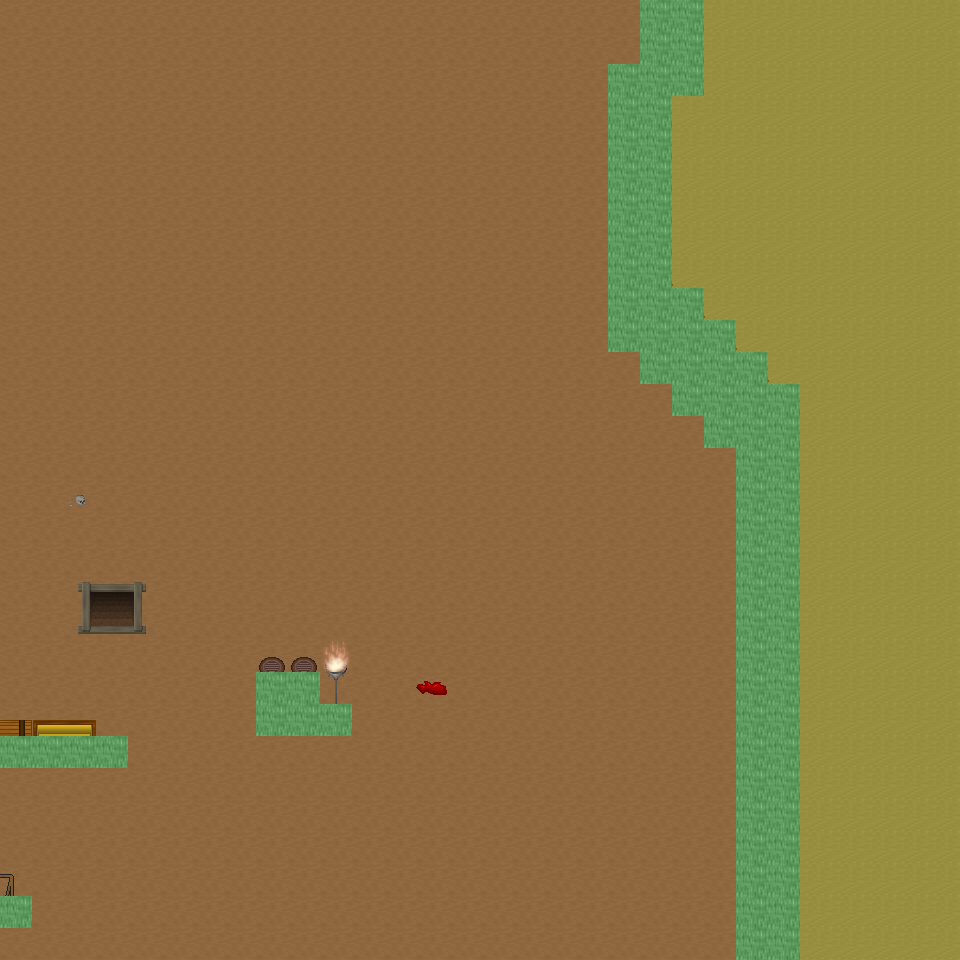

Rendered tile map (Tiled .tmx) drawn with the repository's tilesets; below, a short description and the map source with its tile grids summarised:
An orthogonal 30x30 tile map with 32x32 px tiles, 6 tile layers (Ground, Object, Object2, Above, ...), 31 tilesets and 8 objects (8x mapExit).

<map version="1.0" orientation="orthogonal" renderorder="right-down" width="30" height="30" tilewidth="32" tileheight="32" nextobjectid="9">
  <tileset firstgid="1" name="tileset_ground_ground" tilewidth="32" tileheight="32" tilecount="33" columns="3">
    <image source="../drawable/tileset_ground_ground.png" width="96" height="352" />
  </tileset>
  <tileset firstgid="34" name="tileset_ground_ridge_earth_dark" tilewidth="32" tileheight="32" tilecount="96" columns="12">
    <image source="../drawable/tileset_ground_ridge_earth_dark.png" width="384" height="256" />
  </tileset>
  <tileset firstgid="130" name="tileset_furniture_light_iron_lamp" tilewidth="32" tileheight="32" tilecount="3" columns="1">
    <image source="../drawable/tileset_furniture_light_iron_lamp.png" width="32" height="96" />
  </tileset>
  <tileset firstgid="133" name="tileset_furniture_light_dark_torch" tilewidth="32" tileheight="32" tilecount="8" columns="2">
    <image source="../drawable/tileset_furniture_light_dark_torch.png" width="64" height="128" />
  </tileset>
  <tileset firstgid="141" name="tileset_furniture_light_flames" tilewidth="32" tileheight="32" tilecount="6" columns="6">
    <image source="../drawable/tileset_furniture_light_flames.png" width="192" height="32" />
  </tileset>
  <tileset firstgid="147" name="tileset_item_corpse_skeleton" tilewidth="32" tileheight="32" tilecount="4" columns="2">
    <image source="../drawable/tileset_item_corpse_skeleton.png" width="64" height="64" />
  </tileset>
  <tileset firstgid="151" name="tileset_item_blood_floor_stains_2" tilewidth="32" tileheight="32" tilecount="4" columns="2">
    <image source="../drawable/tileset_item_blood_floor_stains_2.png" width="64" height="64" />
  </tileset>
  <tileset firstgid="155" name="tileset_item_chest_large" tilewidth="32" tileheight="32" tilecount="8" columns="4">
    <image source="../drawable/tileset_item_chest_large.png" width="128" height="64" />
  </tileset>
  <tileset firstgid="163" name="tileset_item_armor_sword_rack" tilewidth="32" tileheight="32" tilecount="4" columns="2">
    <image source="../drawable/tileset_item_armor_sword_rack.png" width="64" height="64" />
  </tileset>
  <tileset firstgid="167" name="tileset_item_armor_weapons_rack" tilewidth="32" tileheight="32" tilecount="18" columns="9">
    <image source="../drawable/tileset_item_armor_weapons_rack.png" width="288" height="64" />
  </tileset>
  <tileset firstgid="185" name="tileset_item_pot_barrel_tall" tilewidth="32" tileheight="32" tilecount="2" columns="1">
    <image source="../drawable/tileset_item_pot_barrel_tall.png" width="32" height="64" />
  </tileset>
  <tileset firstgid="187" name="tileset_item_pot_pot_tall" tilewidth="32" tileheight="32" tilecount="2" columns="1">
    <image source="../drawable/tileset_item_pot_pot_tall.png" width="32" height="64" />
  </tileset>
  <tileset firstgid="189" name="tileset_ground_rock_pebbles" tilewidth="32" tileheight="32" tilecount="3" columns="1">
    <image source="../drawable/tileset_ground_rock_pebbles.png" width="32" height="96" />
  </tileset>
  <tileset firstgid="192" name="tileset_item_corpse_skull_dark" tilewidth="32" tileheight="32" tilecount="2" columns="2">
    <image source="../drawable/tileset_item_corpse_skull_dark.png" width="64" height="32" />
  </tileset>
  <tileset firstgid="194" name="tileset_ground_ladder_horizontal_dark" tilewidth="32" tileheight="32" tilecount="3" columns="1">
    <image source="../drawable/tileset_ground_ladder_horizontal_dark.png" width="32" height="96" />
  </tileset>
  <tileset firstgid="197" name="tileset_ground_fire_fire" tilewidth="32" tileheight="32" tilecount="27" columns="3">
    <image source="../drawable/tileset_ground_fire_fire.png" width="96" height="288" />
  </tileset>
  <tileset firstgid="224" name="tileset_ground_cobbled_paving" tilewidth="32" tileheight="32" tilecount="1" columns="1">
    <image source="../drawable/tileset_ground_cobbled_paving.png" width="32" height="32" />
  </tileset>
  <tileset firstgid="225" name="tileset_plant_stump_int_small_stump" tilewidth="32" tileheight="32" tilecount="1" columns="1">
    <image source="../drawable/tileset_plant_stump_int_small_stump.png" width="32" height="32" />
  </tileset>
  <tileset firstgid="226" name="tileset_furniture_table_tree_stump_table" tilewidth="32" tileheight="32" tilecount="4" columns="2">
    <image source="../drawable/tileset_furniture_table_tree_stump_table.png" width="64" height="64" />
  </tileset>
  <tileset firstgid="230" name="tileset_logic_collision" tilewidth="32" tileheight="32" tilecount="1" columns="1">
    <image source="../drawable/tileset_logic_collision.png" width="32" height="32" />
  </tileset>
  <tileset firstgid="231" name="tileset_ground_ladder_vertical_dark" tilewidth="32" tileheight="32" tilecount="3" columns="3">
    <image source="../drawable/tileset_ground_ladder_vertical_dark.png" width="96" height="32" />
  </tileset>
  <tileset firstgid="234" name="tileset_logic_creature_animal" tilewidth="32" tileheight="32" tilecount="32" columns="8">
    <image source="../drawable/tileset_logic_creature_animal.png" width="256" height="128" />
  </tileset>
  <tileset firstgid="266" name="tileset_logic_creature_human_barbarian" tilewidth="32" tileheight="32" tilecount="7" columns="7">
    <image source="../drawable/tileset_logic_creature_human_barbarian.png" width="224" height="32" />
  </tileset>
  <tileset firstgid="273" name="tileset_ground_ladder_steps" tilewidth="32" tileheight="32" tilecount="6" columns="3">
    <image source="../drawable/tileset_ground_ladder_steps.png" width="96" height="64" />
  </tileset>
  <tileset firstgid="279" name="tileset_logic_portal" tilewidth="32" tileheight="32" tilecount="24" columns="8">
    <image source="../drawable/tileset_logic_portal.png" width="256" height="96" />
  </tileset>
  <tileset firstgid="303" name="tileset_ground_earth_edges_yellowgreen" tilewidth="32" tileheight="32" tilecount="15" columns="5">
    <image source="../drawable/tileset_ground_earth_edges_yellowgreen.png" width="160" height="96" />
  </tileset>
  <tileset firstgid="318" name="tileset_plant_grasses" tilewidth="32" tileheight="32" tilecount="6" columns="3">
    <image source="../drawable/tileset_plant_grasses.png" width="96" height="64" />
  </tileset>
  <tileset firstgid="324" name="tileset_light_yellow_light_5x5" tilewidth="32" tileheight="32" tilecount="25" columns="5">
    <image source="../drawable/tileset_light_yellow_light_5x5.png" width="160" height="160" />
  </tileset>
  <tileset firstgid="349" name="tileset_light_dim_yellow_light_7x5" tilewidth="32" tileheight="32" tilecount="35" columns="7">
    <image source="../drawable/tileset_light_dim_yellow_light_7x5.png" width="224" height="160" />
  </tileset>
  <tileset firstgid="384" name="tileset_item_firewood" tilewidth="32" tileheight="32" tilecount="12" columns="3">
    <image source="../drawable/tileset_item_firewood.png" width="96" height="128" />
  </tileset>
  <tileset firstgid="396" name="tileset_logic_creature_insect" tilewidth="32" tileheight="32" tilecount="5" columns="5">
    <image source="../drawable/tileset_logic_creature_insect.png" width="160" height="32" />
  </tileset>
  <layer name="Ground" width="30" height="30">
    <data>[900 cells, 900 non-empty, 2 distinct tile ids]</data>
  </layer>
  <layer name="Object" width="30" height="30">
    <data>[900 cells, 84 non-empty, 23 distinct tile ids]</data>
  </layer>
  <layer name="Object2" width="30" height="30">
    <data>[900 cells, 7 non-empty, 4 distinct tile ids]</data>
  </layer>
  <layer name="Above" width="30" height="30">
    <data>[900 cells, 10 non-empty, 7 distinct tile ids]</data>
  </layer>
  <layer name="Above2" width="30" height="30">
    <data>[900 cells, 1 non-empty, 1 distinct tile ids]</data>
  </layer>
  <layer name="Walkable" width="30" height="30">
    <data>[900 cells, 79 non-empty, 1 distinct tile ids]</data>
  </layer>
  <objectgroup name="MapEvents">
    <object id="1" name="north" type="mapExit" x="0" y="0" width="640" height="32">
      <properties>
        <property name="map" value="level_0_x206_y8" />
        <property name="x" value="0" />
        <property name="y" value="28" />
      </properties>
    </object>
    <object id="2" name="north2" type="mapExit" x="704" y="0" width="256" height="32">
      <properties>
        <property name="map" value="level_0_x206_y8" />
        <property name="x" value="22" />
        <property name="y" value="28" />
      </properties>
    </object>
    <object id="3" name="south" type="mapExit" x="0" y="928" width="736" height="32">
      <properties>
        <property name="map" value="level_0_x206_y10" />
        <property name="x" value="0" />
        <property name="y" value="1" />
      </properties>
    </object>
    <object id="4" name="south2" type="mapExit" x="800" y="928" width="160" height="32">
      <properties>
        <property name="map" value="level_0_x206_y10" />
        <property name="x" value="25" />
        <property name="y" value="1" />
      </properties>
    </object>
    <object id="5" name="west" type="mapExit" x="0" y="0" width="32" height="736">
      <properties>
        <property name="map" value="level_0_x205_y9" />
        <property name="x" value="28" />
        <property name="y" value="0" />
      </properties>
    </object>
    <object id="6" name="west2" type="mapExit" x="0" y="768" width="32" height="128">
      <properties>
        <property name="map" value="level_0_x205_y9" />
        <property name="x" value="28" />
        <property name="y" value="24" />
      </properties>
    </object>
    <object id="7" name="west3" type="mapExit" x="0" y="928" width="32" height="32">
      <properties>
        <property name="map" value="level_0_x205_y9" />
        <property name="x" value="28" />
        <property name="y" value="29" />
      </properties>
    </object>
    <object id="8" name="east" type="mapExit" x="928" y="0" width="32" height="960">
      <properties>
        <property name="map" value="level_0_x207_y9" />
        <property name="x" value="1" />
        <property name="y" value="0" />
      </properties>
    </object>
  </objectgroup>
</map>
